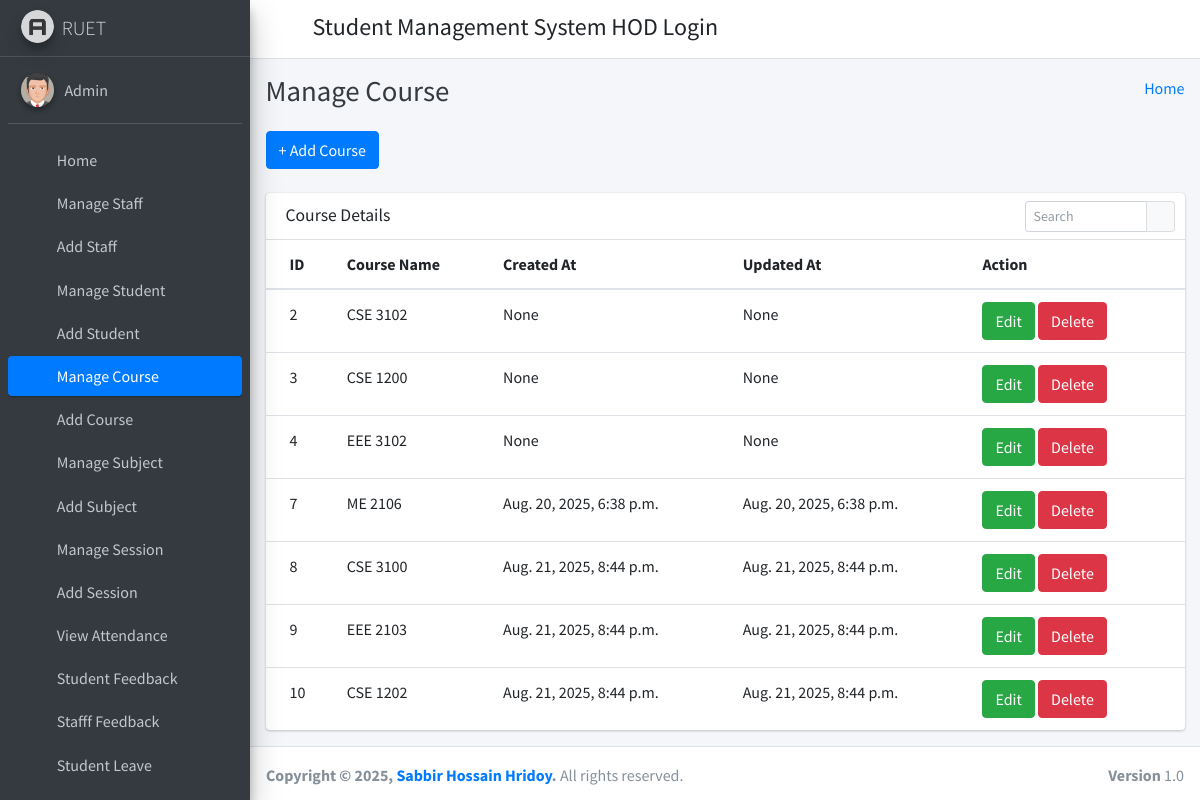
/manage_course/ (signed in), run on the app's committed database.
### student_management_app/models.py (models this page shows)
class CustomUser(AbstractUser):
    user_type_data = ((1, "HOD"), (2, "Staff"), (3, "Student"))
    user_type = models.CharField(default=1, choices=user_type_data, max_length=10)

class Courses(models.Model):
    id = models.AutoField(primary_key=True)
    course_name = models.CharField(max_length=255)
    created_at = models.DateTimeField(auto_now_add=True)
    updated_at = models.DateTimeField(auto_now=True)
    objects = models.Manager()

### student_management_app/HodViews.py (the view)
# urls.py: path('manage_course/', HodViews.manage_course, name="manage_course"),
def manage_course(request):
    courses = Courses.objects.all()
    context = {
        "courses": courses
    }
    return render(request, 'hod_template/manage_course_template.html', context)

### student_management_app/LoginCheckMiddleWare.py (called while the page is built, shortened)
    def process_view(self, request, view_func, view_args, view_kwargs):
        modulename = view_func.__module__
        user = request.user
        if user.is_authenticated:
            if user.user_type == "1":
                if modulename == "student_management_app.HodViews":
                    pass
                elif modulename == "student_management_app.views" or modulename == "django.views.static":
                    pass
                else:
                    return redirect("admin_home")
            else:
                return redirect("login")
        else:
            if request.path == reverse("login") or request.path == reverse("doLogin"):
                pass
            else:
                return redirect("login")

### student_management_app/templates/hod_template/manage_course_template.html (shortened to what this page needs)
{% extends 'hod_template/base_template.html' %}
{% block page_title %}
    Manage Course
{% endblock page_title %}
{% block main_content %}
{% load static %}
<section class="content">
        <div class="container-fluid">
            <a class="btn btn-primary" href="{% url 'add_course' %}" role="button">+ Add Course</a> <br/>&nbsp;
            <div class="row">
                <div class="col-md-12">
                    <div class="card">
                        <div class="card-header">
                            <h3 class="card-title">Course Details</h3>
                            <div class="card-tools">
                            <div class="input-group input-group-sm" style="width: 150px;">
                                <input type="text" name="table_search" class="form-control float-right" placeholder="Search">
                                <div class="input-group-append">
                                <button type="submit" class="btn btn-default"><i class="fas fa-search"></i></button>
                                </div>
                            </div>
                            </div>
                        </div>
                        <div class="card-body table-responsive p-0">
                            <table class="table table-hover text-nowrap">
                            <thead>
                                <tr>
                                <th>ID</th>
                                <th>Course Name</th>
                                <th>Created At</th>
                                <th>Updated At</th>
                                <th>Action</th>
                                </tr>
                            </thead>
                            <tbody>
                                {% for course in courses %}
                                <tr>
                                <td>{{ course.id }}</td>
                                <td>{{ course.course_name }}</td>
                                <td>{{ course.created_at }}</td>
                                <td>{{ course.updated_at }}</td>
                                <td>
                                    <a href="{% url 'edit_course' course.id %}" class="btn btn-success">Edit</a>
                                    <a href="{% url 'delete_course' course.id %}" class="btn btn-danger">Delete</a>
                                </td>
                                </tr>
                                {% endfor %}
                            </tbody>
                            </table>
                        </div>
                        </div>
                </div>
            </div>
        </div>
      </section>
  {% endblock main_content %}

### student_management_app/templates/hod_template/sidebar_template.html (shortened to what this page needs)
{% load static %}
<aside class="main-sidebar sidebar-dark-primary elevation-4">
      <a href="{% url 'admin_home' %}" class="brand-link">
        <img src="{% static 'dist/img/AdminLTELogo.png' %}" alt="AdminLTE Logo" class="brand-image img-circle elevation-3"
            style="opacity: .8">
        <span class="brand-text font-weight-light"> RUET </span>
      </a>
      <div class="sidebar">
        <div class="user-panel mt-3 pb-3 mb-3 d-flex">
          <div class="image">
            <img src="{% static 'dist/img/user2-160x160.jpg' %}" class="img-circle elevation-2" alt="User Image">
          </div>
          <div class="info">
            <a href="{% url 'admin_profile' %}" class="d-block">{{ user.first_name }} {{ user.last_name }}</a>
          </div>
        </div>
        <nav class="mt-2">
          <ul class="nav nav-pills nav-sidebar flex-column" data-widget="treeview" role="menu" data-accordion="false">
            <li class="nav-item">
              {% url 'admin_home' as admin_home %}
              <a href="{{ admin_home }}" class="nav-link {% if request.path == admin_home %} active {% endif %}">
                <i class="nav-icon fas fa-tachometer-alt"></i>
                <p>
                  Home
                </p>
              </a>
            </li>
            <li class="nav-item">
              {% url 'manage_staff' as manage_staff %}
              {% url 'edit_staff' staff_id=id as edit_staff %}
              <a href="{{ manage_staff }}" class="nav-link {% if request.path == manage_staff %} active {% endif %} {% if request.path == edit_staff %} active {% endif %}">
                <i class="nav-icon fas fa-chalkboard-teacher"></i>
                <p>
                  Manage Staff
                </p>
              </a>
            </li>
            <li class="nav-item">
              {% url 'add_staff' as add_staff %}
              <a href="{{ add_staff }}" class="nav-link {% if request.path == add_staff %} active {% endif %}">
                <i class="nav-icon fas fa-th"></i>
                <p>
                  Add Staff
                </p>
              </a>
            </li>
            <li class="nav-item">
              {% url 'manage_student' as manage_student %}
              {% url 'edit_student' student_id=id as edit_student %}
              <a href="{{ manage_student }}" class="nav-link {% if request.path == manage_student %} active {% endif %} {% if request.path == edit_student %} active {% endif %}">
                <i class="nav-icon fas fa-user-graduate"></i>
                <p>
                  Manage Student
                </p>
              </a>
            </li>
            <li class="nav-item">
              {% url 'add_student' as add_student %}
              <a href="{{ add_student }}" class="nav-link {% if request.path == add_student %} active {% endif %}">
                <i class="nav-icon fas fa-th"></i>
                <p>
                  Add Student
                </p>
              </a>
            </li>
            <li class="nav-item">
              {% url 'manage_course' as manage_course %}
              {% url 'edit_course' course_id=id as edit_course %}
              <a href="{{ manage_course }}" class="nav-link {% if request.path == manage_course %} active {% endif %} {% if request.path == edit_course %} active {% endif %}">
                <i class="nav-icon fas fa-chalkboard"></i>
                <p>
                  Manage Course
                </p>
              </a>
            </li>
            <li class="nav-item">
            {% url 'add_course' as add_course %}
              <a href="{{ add_course }}" class="nav-link {% if request.path == add_course %} active {% endif %}">
                <i class="nav-icon fas fa-th"></i>
                <p>
                  Add Course
                </p>
              </a>
            </li>
            <li class="nav-item">
              {% url 'manage_subject' as manage_subject %}
              {% url 'edit_subject' subject_id=id as edit_subject %}
              <a href="{{ manage_subject }}" class="nav-link {% if request.path == manage_subject %} active {% endif %} {% if request.path == edit_subject %} active {% endif %}">
                <i class="nav-icon fas fa-book"></i>
                <p>
                  Manage Subject
                </p>
              </a>
            </li>
            <li class="nav-item">
              {% url 'add_subject' as add_subject %}
              <a href="{{ add_subject }}" class="nav-link {% if request.path == add_subject %} active {% endif %}">
                <i class="nav-icon fas fa-th"></i>
                <p>
                  Add Subject
                </p>
              </a>
            </li>
            <li class="nav-item">
              {% url 'manage_session' as manage_session %}
              {% url 'edit_session' session_id=id as edit_session %}
              <a href="{{ manage_session }}" class="nav-link {% if request.path == manage_session %} active {% endif %} {% if request.path == edit_session %} active {% endif %}">
                <i class="nav-icon fas fa-graduation-cap"></i>
                <p>
                  Manage Session
                </p>
              </a>
            </li>
            <li class="nav-item">
              {% url 'add_session' as add_session %}
              <a href="{{ add_session }}" class="nav-link {% if request.path == add_session %} active {% endif %}">
                <i class="nav-icon fas fa-th"></i>
                <p>
                  Add Session
                </p>
              </a>
            </li>
            <li class="nav-item">
              {% url 'admin_view_attendance' as admin_view_attendance %}
              <a href="{{ admin_view_attendance }}" class="nav-link {% if request.path == admin_view_attendance %} active {% endif %}">
                <i class="nav-icon fas fa-calendar-alt"></i>
                <p>
                  View Attendance
                </p>
              </a>
            </li>
            <li class="nav-item">
              {% url 'student_feedback_message' as student_feedback_message %}
              <a href="{{ student_feedback_message }}" class="nav-link {% if request.path == student_feedback_message %} active {% endif %}">
                <i class="nav-icon fas fa-th"></i>
                <p>
                  Student Feedback
                </p>
              </a>
            </li>
            <li class="nav-item">
              {% url 'staff_feedback_message' as staff_feedback_message %}
              <a href="{{ staff_feedback_message }}" class="nav-link {% if request.path == staff_feedback_message %} active {% endif %}">
                <i class="nav-icon fas fa-th"></i>
                <p>
                  Stafff Feedback
                </p>
              </a>
            </li>
            <li class="nav-item">
              {% url 'student_leave_view' as student_leave_view %}
              <a href="{{ student_leave_view }}" class="nav-link {% if request.path == student_leave_view %} active {% endif %}">
                <i class="nav-icon fas fa-th"></i>
                <p>
                  Student Leave
                </p>
              </a>
            </li>
            <li class="nav-item">
              {% url 'staff_leave_view' as staff_leave_view %}
              <a href="{{ staff_leave_view }}" class="nav-link {% if request.path == staff_leave_view %} active {% endif %}">
                <p>
                </p>
              </a>
            </li>
          </ul>
        </nav>
      </div>
    </aside>

### data on the page
CustomUser: first_name "Admin"
Courses: id "2", course_name "CSE 3102", created_at "None", updated_at "None"
Courses: id "3", course_name "CSE 1200", created_at "None", updated_at "None"
Courses: id "4", course_name "EEE 3102", created_at "None", updated_at "None"
Courses: id "7", course_name "ME 2106", created_at "Aug. 20, 2025, 6:38 p.m.", updated_at "Aug. 20, 2025, 6:38 p.m."
Courses: id "8", course_name "CSE 3100", created_at "Aug. 21, 2025, 8:44 p.m.", updated_at "Aug. 21, 2025, 8:44 p.m."
Courses: id "9", course_name "EEE 2103", created_at "Aug. 21, 2025, 8:44 p.m.", updated_at "Aug. 21, 2025, 8:44 p.m."
Courses: id "10", course_name "CSE 1202", created_at "Aug. 21, 2025, 8:44 p.m.", updated_at "Aug. 21, 2025, 8:44 p.m."
